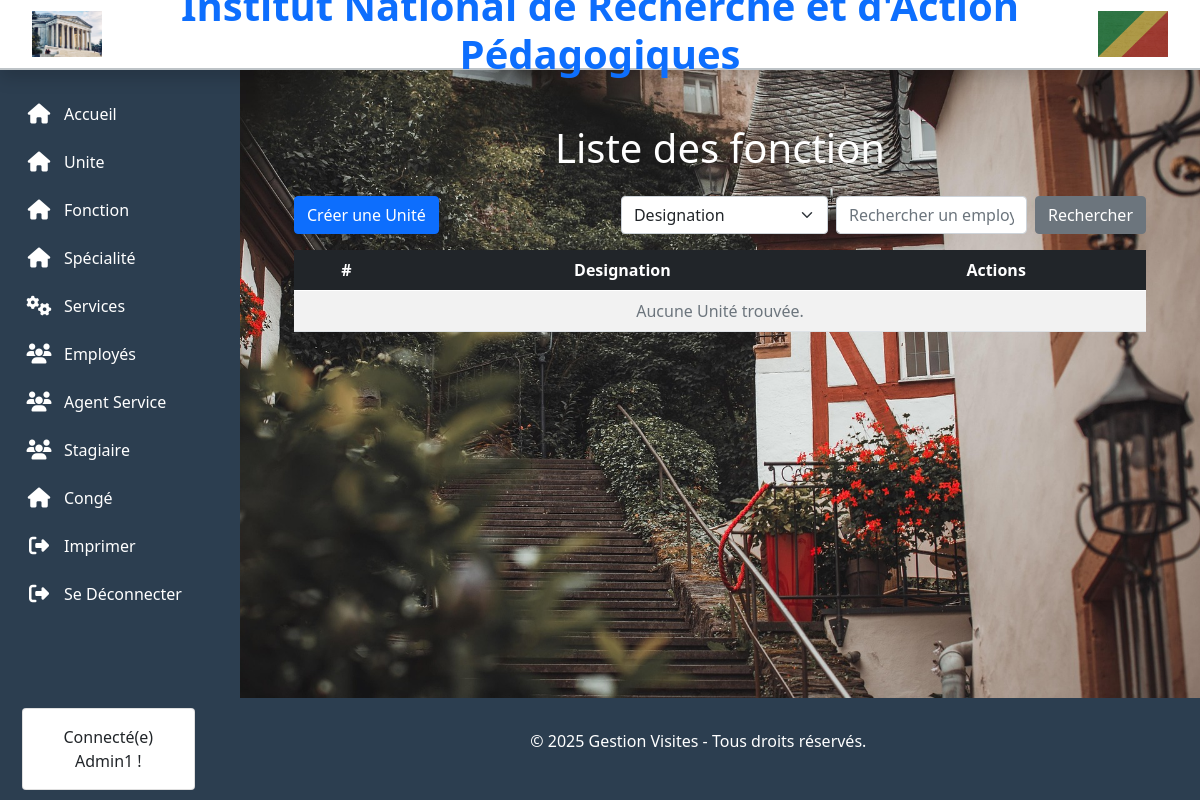
The app's page /unite/ (signed in), older data.
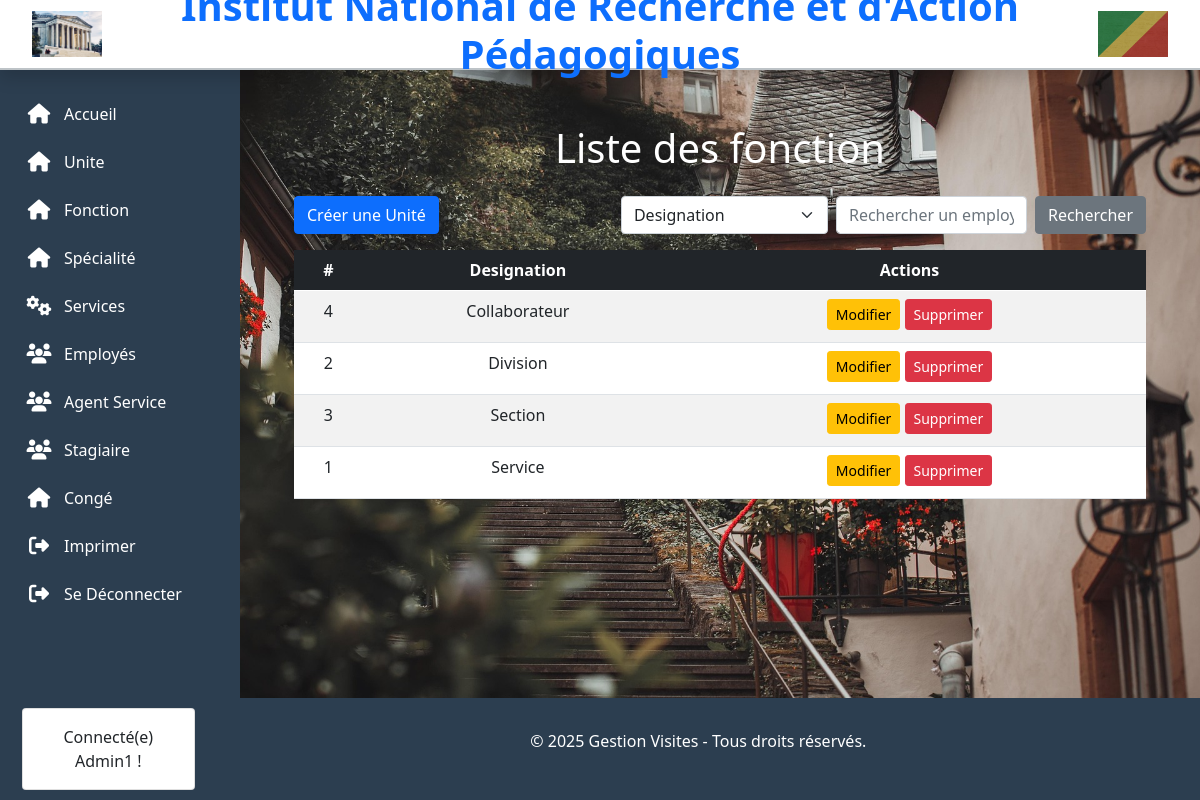
The same page, newer data.
### unite/models.py (models this page shows, shortened)
class  Unite(models.Model):
    designation = models.CharField(max_length=20)

### unite/views.py (the view)
# urls.py: path('', views.unite_list, name='unite'),
def unite_list(request):
    activation = Activation.objects.first()
    if not activation or not activation.is_valid():
        return redirect("Activation:activation_page")  # Redirige vers une page d'activation si expiré
    username = get_username_from_session(request)
    if not username:
        return redirect('login')  # Redirige vers la page de connexion si pas de nom d'utilisateur dans la session
    unite = Unite.objects.all().order_by('designation')
    return render(request, 'unite/unite_list.html', {
       'username':username, 'unite': unite})

### Activation/models.py (called while the page is built)
    def is_valid(self):
        return now() < self.expires_on

### unite/views.py (called while the page is built)
def get_username_from_session(request):
    return request.session.get('username')

### unite/templates/unite/unite_list.html (shortened to what this page needs)
{% extends 'template_base.html' %}
{% block contenue %}
<div class="container mt-4">
    <h1 class="text-center mb-4 text-white">Liste des fonction </h1>
    <div class="d-flex justify-content-between align-items-center mb-3">
        <a href="{% url 'unite:creer' %}" class="btn btn-primary">
             Créer une Unité
        </a>
                <form action="{% url 'unite:recherche' %}" method="get" class="d-flex">
                    <select name="criteres" class="form-select me-2" aria-label="Critère de recherche">
                        <option value="designation">Designation</option>
                    </select>
                    <input type="text" name="query" class="form-control me-2" placeholder="Rechercher un employé" aria-label="Recherche">
                    <button type="submit" class="btn btn-secondary">
                         Rechercher
                    </button>
                </form>
    </div>
    <div class="table-responsive">
        <table class="table table-striped table-hover text-center">
            <thead class="table-dark">
                <tr>
                    <th>#</th>
                    <th>Designation</th>
                    <th>Actions</th>
                </tr>
            </thead>
            <tbody class="bg-white" >
                {% for unite  in unite  %}
                <tr>
                    <td>{{ unite.id }}</td>
                    <td>{{ unite.designation }}</td>
                    <td class="">
                        <a href="{% url 'unite:modifier' unite.id %}" class="btn btn-warning btn-sm mb-1 ">
                             Modifier
                        </a>
                        <a href="{% url 'unite:supprimer' unite.id %}" class="btn btn-danger btn-sm mb-1 ">
                             Supprimer
                        </a>
                    </td>
                </tr>
                {% empty %}
                <tr>
                    <td colspan="3" class="text-center text-muted">Aucune Unité  trouvée.</td>
                </tr>
                {% endfor %}
            </tbody>
        </table>
    </div>
</div>
{% endblock %}

### templates/template_base.html (shortened to what this page needs)
{% load static %}
<!DOCTYPE html>
<html lang="fr">
<head>
    <link href="https://cdn.jsdelivr.net/npm/bootstrap@5.0.2/dist/css/bootstrap.min.css" rel="stylesheet">
     <link rel="stylesheet" href="{% static 'css/bootstrap.min.css' %}">
</head>
<body>
        <header class="bg-white py-3 shadow">
            <div class="container-fluid d-flex justify-content-between align-items-center">
                <img src="{% static 'image/administration-1867877_1280.jpg' %}" alt="INRAP" class="img-fluid" width="70">
                <h1 class="text-center flex-grow-1 fw-bold text-primary">
                </h1>
                <img src="{% static 'image/congo-2697382_1920.jpg' %}" alt="Congo Brazzaville" class="img-fluid" width="70">
            </div>
        </header>
    <div class="container-fluid">
        <div class="row">
            <div class="col-md-2 sidebar" id="sidebar">
                <a href="{% url 'home' %}"><i class="fas fa-home"></i><span> Accueil</span></a>
                <a href="{% url 'unite:unite' %}"><i class="fas fa-home"></i> <span>Unite</span></a>
                <a href="{% url 'fonction:fonction' %}"><i class="fas fa-home"></i> <span>Fonction</span></a>
                <a href="{% url 'specialite:specialite' %}"><i class="fas fa-home"></i> <span>Spécialité</span></a>
                <a href="{% url 'OrganizationalUnit:list' %}"><i class="fas fa-cogs"></i> <span>Services</span></a>
                <a href="{% url 'Employee:list' %}"><i class="fas fa-users"></i> <span>Employés</span></a>
                <a href="{% url 'RespensableOrganisationUnite:list' %}"><i class="fas fa-users"></i> <span>Agent Service</span></a>
                <a href="{% url 'stagiaire:stagiaire_list' %}"><i class="fas fa-users"></i> <span>Stagiaire</span></a>
                <a href="{% url 'conge:liste_conges' %}"><i class="fas fa-home"></i> <span>Congé</span></a>
                <a href="{% url 'export' %}"><i class="fas fa-sign-out-alt"></i><span>Imprimer</span></a>
                <a href="{% url 'Employee:login' %}"><i class="fas fa-sign-out-alt"></i><span> Se Déconnecter</span></a>
            </div>
            <div class="col-md-10 main-content" id="main-content">
                {% block contenue %}{% endblock %}
            </div>
        </div>
    </div>
    <footer class="">
        <div class="container-fluid">
            <div class="row">
                <div class="col-md-2">
                    <div class="card 0 text-dark">
                        <div class="card-body">
                            {% if username %}
                                <p class="mb-0">Connecté(e) {{ username }} !</p>
                            {% else %}
                                <p>Vous n'êtes pas connecté(e).</p>
                            {% endif %}
                        </div>
                    </div>
                </div>
            <div class="col-md-10 d-flex align-items-center justify-content-center">
                <p>&copy; 2025 Gestion Visites - Tous droits réservés.</p>
            </div>
            </div>
        </div>
    </footer>
</body>
</html>

Row changes from the older to the newer data that the page shows:
added Unite: id "4", designation "Collaborateur"
added Unite: id "2", designation "Division"
added Unite: id "3", designation "Section"
added Unite: id "1", designation "Service"
Text that changed along with them:
text no longer shown: "Aucune Unité trouvée."
